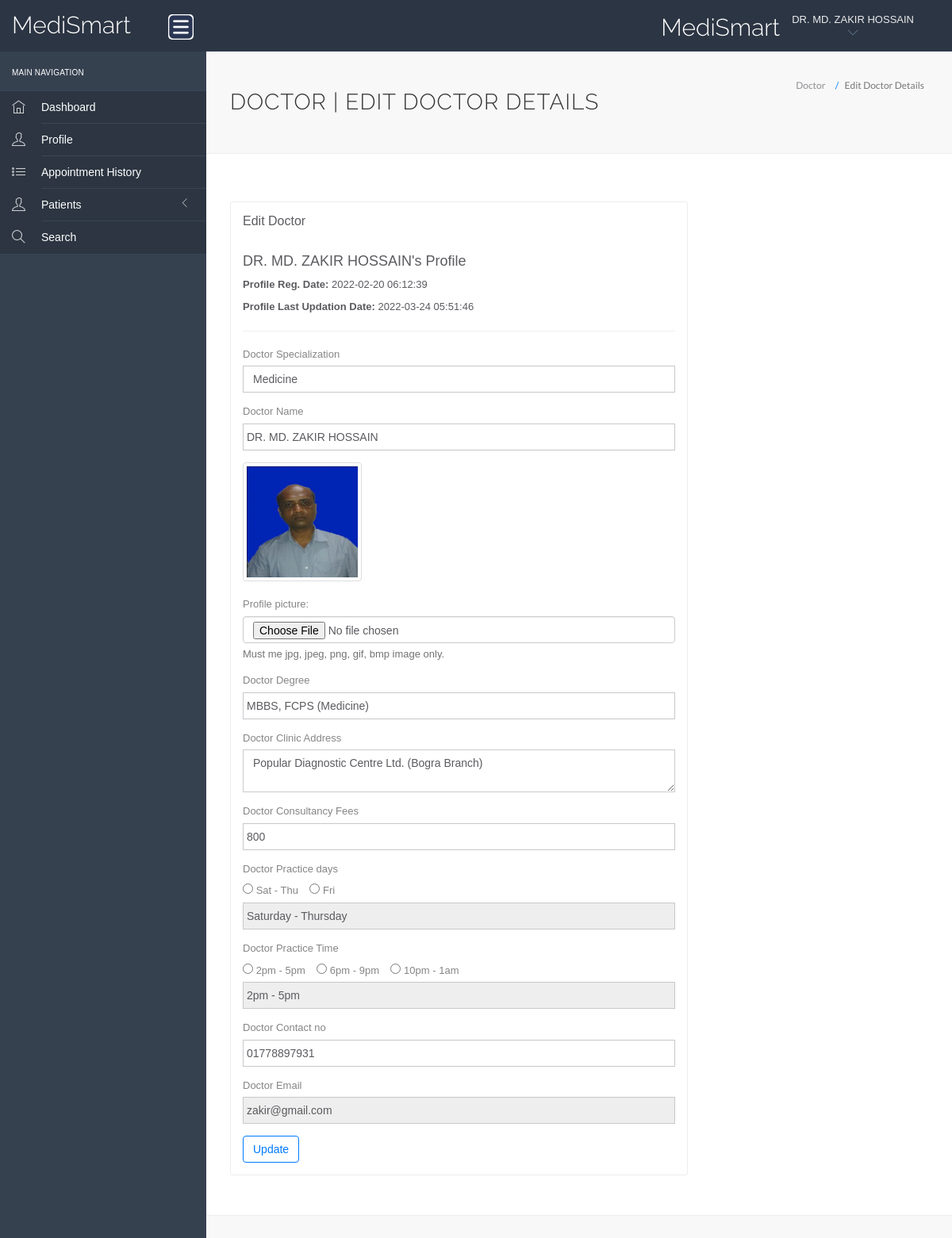
The app's page /hms/doctor/edit-profile.php (signed in) with its own data.
### tables this page shows
CREATE TABLE `doctors` (
  `id` int(11) NOT NULL,
  `specilization` varchar(255) DEFAULT NULL,
  `doctorName` varchar(255) DEFAULT NULL,
  `profile_pic` varchar(255) NOT NULL,
  `docgender` varchar(10) NOT NULL,
  `docdegree` varchar(255) NOT NULL,
  `address` longtext DEFAULT NULL,
  `docFees` varchar(255) DEFAULT NULL,
  `practicedays` varchar(30) NOT NULL,
  `practicetime` varchar(30) NOT NULL,
  `contactno` varchar(13) DEFAULT NULL,
  `docEmail` varchar(255) DEFAULT NULL,
  `password` varchar(255) DEFAULT NULL,
  `creationDate` timestamp NULL DEFAULT current_timestamp(),
  `updationDate` timestamp NULL DEFAULT NULL ON UPDATE current_timestamp()
);

### hms/doctor/edit-profile.php (the view, shortened to what the rows shown need)
<?php
	include('include/config.php');
?>
<!DOCTYPE html>
<html lang="en">
<head>
    <link rel="stylesheet" href="vendor/bootstrap/css/bootstrap.min.css">
    <link rel="stylesheet" href="vendor/fontawesome/css/font-awesome.min.css">
    <link rel="stylesheet" href="vendor/themify-icons/themify-icons.min.css">
    <link href="vendor/animate.css/animate.min.css" rel="stylesheet" media="screen">
    <link href="vendor/perfect-scrollbar/perfect-scrollbar.min.css" rel="stylesheet" media="screen">
    <link href="vendor/switchery/switchery.min.css" rel="stylesheet" media="screen">
    <link href="vendor/bootstrap-touchspin/jquery.bootstrap-touchspin.min.css" rel="stylesheet" media="screen">
    <link href="vendor/select2/select2.min.css" rel="stylesheet" media="screen">
    <link href="vendor/bootstrap-datepicker/bootstrap-datepicker3.standalone.min.css" rel="stylesheet" media="screen">
    <link href="vendor/bootstrap-timepicker/bootstrap-timepicker.min.css" rel="stylesheet" media="screen">
    <link rel="stylesheet" href="assets/css/styles.css">
    <link rel="stylesheet" href="assets/css/plugins.css">
    <link rel="stylesheet" href="assets/css/themes/theme-5.css" id="skin_color" />
</head>
<body>
    <div id="app">
        <div class="app-content">
            <?php include('include/header.php');?>
            <div class="main-content">
                <div class="wrap-content container" id="container">
                    <section id="page-title">
                        <div class="row">
                            <div class="col-sm-8">
                                <h1 class="mainTitle">Doctor | Edit Doctor Details</h1>
                            </div>
                        </div>
                    </section>
                    <div class="container-fluid container-fullw bg-white">
                        <div class="row">
                            <div class="col-md-12">
                                <div class="row margin-top-30">
                                    <div class="col-lg-8 col-md-12">
                                        <div class="panel panel-white">
                                            <div class="panel-body">
                                                <?php
                                                $sql=mysqli_query($con,"select * from doctors where docEmail='".$_SESSION['dlogin']."'");
                                                  while($data=mysqli_fetch_array($sql)){
                                                ?>
                                                <h4><?php echo htmlentities($data['doctorName']);?>'s Profile</h4>
                                                <p><b>Profile Reg. Date:
                                                    </b><?php echo htmlentities($data['creationDate']);?></p>
                                                <?php if($data['updationDate']){?>
                                                <p><b>Profile Last Updation Date:
                                                    </b><?php echo htmlentities($data['updationDate']);?></p>
                                                <?php } ?>
                                                <hr />
                                                <form role="form" name="adddoc" method="post"
                                                    enctype="multipart/form-data" onSubmit="return valid();">
                                                    <div class="form-group">
                                                        <label for="DoctorSpecialization">
                                                            Doctor Specialization
                                                        </label>
                                                        <select name="Doctorspecialization" class="form-control"
                                                            required="required">
                                                            <option
                                                                value="<?php echo htmlentities($data['specilization']);?>">
                                                                <?php echo htmlentities($data['specilization']);?>
                                                            </option>
                                                        </select>
                                                    </div>
                                                    <div class="form-group">
                                                        <label for="doctorname">
                                                            Doctor Name
                                                        </label>
                                                        <input type="text" name="docname" class="form-control"
                                                            value="<?php echo htmlentities($data['doctorName']);?>">
                                                    </div>
                                                    <div class="form-group">
                                                        <div class="">
                                                            <?php $pic = ($data["profile_pic"] != "" ) ? $data["profile_pic"] : "doctor.png" ?>
                                                            <a href="../admin/profile_pics/<?php echo $pic ?>"
                                                                target="_blank"><img
                                                                    src="../admin/profile_pics/<?php echo $pic ?>"
                                                                    alt="" width="150" height="150"
                                                                    class="thumbnail"></a>
                                                        </div>
                                                    </div>
                                                    <div class="form-group">
                                                        <label class="control-label" for="profile_pic">Profile
                                                            picture:</label>
                                                        <div class="profile-input">
                                                            <input type="file" id="profile_pic"
                                                                class="form-control file" name="profile_pic">
                                                            <span class="help-block">Must me jpg, jpeg, png, gif, bmp
                                                                image only.</span>
                                                        </div>
                                                    </div>
                                                    <div class="form-group">
                                                        <label for="docdegree">
                                                            Doctor Degree
                                                        </label>
                                                        <input type="text" name="docdegree" class="form-control"
                                                            value="<?php echo htmlentities($data['docdegree']);?>">
                                                    </div>
                                                    <div class="form-group">
                                                        <label for="address">
                                                            Doctor Clinic Address
                                                        </label>
                                                        <textarea name="clinicaddress"
                                                            class="form-control"><?php echo htmlentities($data['address']);?></textarea>
                                                    </div>
                                                    <div class="form-group">
                                                        <label for="fess">
                                                            Doctor Consultancy Fees
                                                        </label>
                                                        <input type="text" name="docfees" class="form-control"
                                                            required="required"
                                                            value="<?php echo htmlentities($data['docFees']);?>">
                                                    </div>
                                                    <div class="form-group">
                                                        <label for="practicedays">
                                                            Doctor Practice days
                                                        </label>
                                                        <div class="selector">
                                                            <label>
                                                                <input type="radio" name="selectdays"
                                                                    value="Saturday - Thursday"
                                                                    class="docdays__radio" />
                                                                Sat - Thu
                                                            </label> &nbsp;&nbsp;
                                                            <label>
                                                                <input name="selectdays" type="radio" value="Friday"
                                                                    class="docdays__radio" />
                                                                Fri
                                                            </label>
                                                        </div>
                                                        <input type="text" name="practicedays" class="form-control"
                                                            id="docdays__input" required="required"
                                                            value="<?php echo htmlentities($data['practicedays']);?>"
                                                            readonly>
                                                    </div>
                                                    <div class="form-group">
                                                        <label for="practicetime">
                                                            Doctor Practice Time
                                                        </label>
                                                        <div class="selector">
                                                            <label>
                                                                <input type="radio" name="selecttime" value="2pm - 5pm"
                                                                    class="doctime__radio" />
                                                                2pm - 5pm
                                                            </label> &nbsp;&nbsp;
                                                            <label>
                                                                <input type="radio" name="selecttime" value="6pm - 9pm"
                                                                    class="doctime__radio" />
                                                                6pm - 9pm
                                                            </label> &nbsp;&nbsp;
                                                            <label>
                                                                <input type="radio" name="selecttime" value="10pm - 1am"
                                                                    class="doctime__radio" />
                                                                10pm - 1am
                                                            </label>
                                                        </div>
                                                        <input type="text" name="practicetime" class="form-control"
                                                            required="required" id="doctime__input"
                                                            value="<?php echo htmlentities($data['practicetime']);?>"
                                                            readonly>
                                                    </div>
                                                    <div class="form-group">
                                                        <label for="fess">
                                                            Doctor Contact no
                                                        </label>
                                                        <input type="text" id="doc_contact" name="doccontact"
                                                            class="form-control" required="required"
                                                            onBlur="checkContact()"
                                                            value="<?php echo htmlentities($data['contactno']);?>">
                                                    </div>
                                                    <div class="form-group">
                                                        <label for="fess">
                                                            Doctor Email
                                                        </label>
                                                        <input type="email" name="docemail" class="form-control"
                                                            readonly="readonly"
                                                            value="<?php echo htmlentities($data['docEmail']);?>">
                                                    </div>
                                                    <?php } ?>
                                                    <button type="submit" name="submit" class="btn btn-o btn-primary">
                                                    </button>
                                                </form>
                                            </div>
                                        </div>
                                    </div>
                                </div>
                            </div>
                        </div>
                    </div>
                </div>
            </div>
        </div>
</body>
</html>

### hms/doctor/include/header.php (shortened to what the rows shown need)
<header class="navbar navbar-default navbar-static-top">
    <div class="navbar-header">
        <a class="navbar-brand" href="#">
            <h2 style="padding-top:10%; color: white;">MediSmart</h2>
        </a>
    </div>
    <div class="navbar-collapse collapse">
        <ul class="nav navbar-right">
            <li style="padding-top:5% ">
                <h2 style="color: white">MediSmart</h2>
            </li>
            <li class="dropdown current-user">
                <a href class="dropdown-toggle" data-toggle="dropdown">
                    <span class="username">
                        <?php $query=mysqli_query($con,"select doctorName from doctors where id='".$_SESSION['id']."'");
                            while($row=mysqli_fetch_array($query))
                            {
                                echo $row['doctorName'];
                            }
						?>
                        <i class="ti-angle-down"></i>
                    </span>
                </a>
            </li>
        </ul>
    </div>
</header>

### records on screen
doctors: doctorName "DR. MD. ZAKIR HOSSAIN", creationDate "2022-02-20 06:12:39", updationDate "2022-03-24 05:51:46", Doctorspecialization "Medicine", docname "DR. MD. ZAKIR HOSSAIN", profile_pic (picture), docdegree "MBBS, FCPS (Medicine)", clinicaddress "Popular Diagnostic Centre Ltd. (Bogra Branch)", docfees "800", practicedays "Saturday - Thursday", practicetime "2pm - 5pm", doccontact "01778897931", docemail "zakir@gmail.com"
